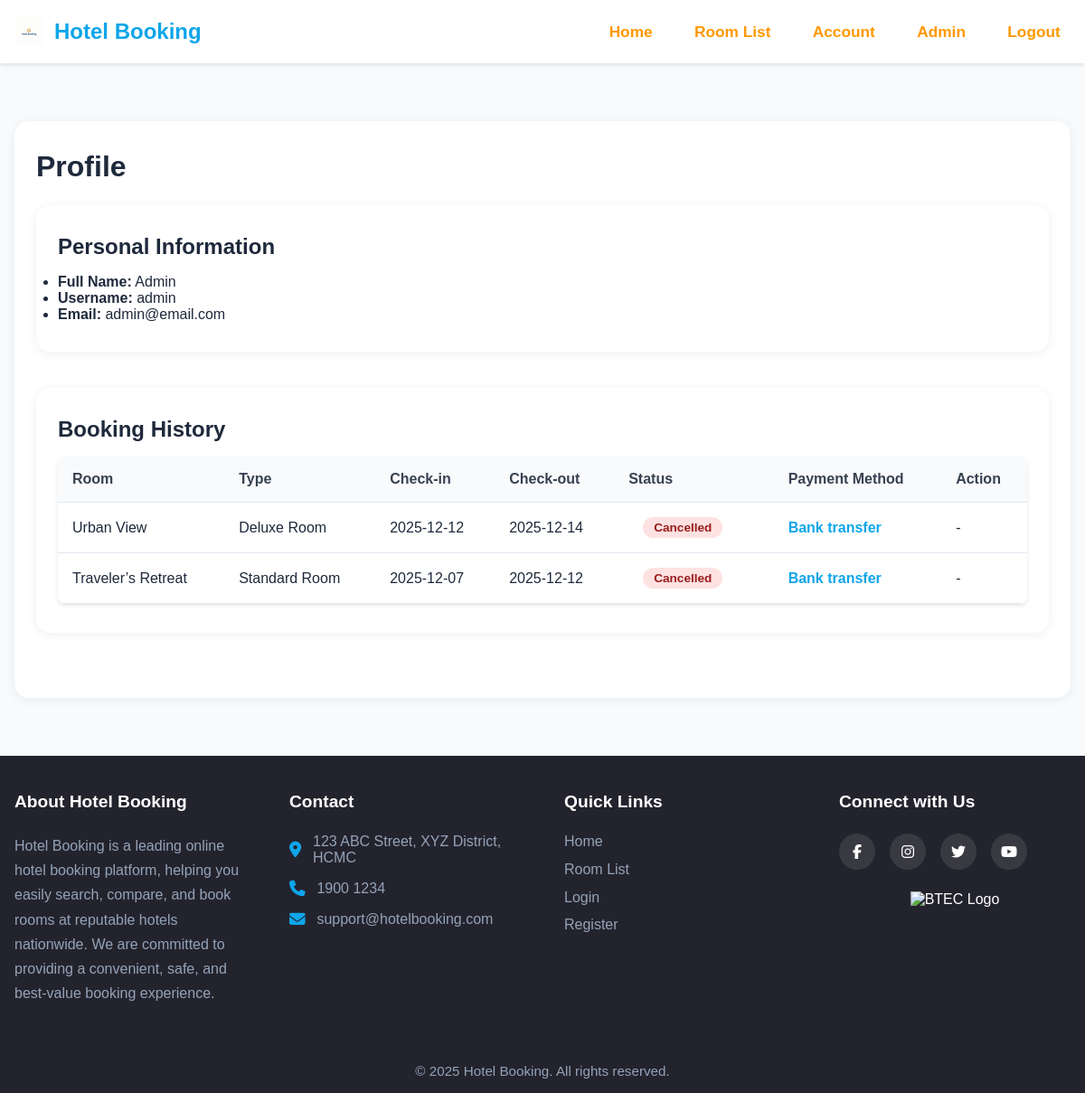
Page /hotel-booking/pages/profile.php (signed in) on the committed database.
### tables this page shows
CREATE TABLE `userr` (
  `UserID` int(11) NOT NULL,
  `RoleID` int(11) DEFAULT NULL,
  `FullName` varchar(100) DEFAULT NULL,
  `Username` varchar(50) NOT NULL,
  `Email` varchar(100) DEFAULT NULL,
  `PhoneNumber` varchar(20) DEFAULT NULL,
  `Password` varchar(255) DEFAULT NULL
);

CREATE TABLE `bookings` (
  `BookingID` int(11) NOT NULL,
  `RoomID` int(11) DEFAULT NULL,
  `UserID` int(11) DEFAULT NULL,
  `CheckInDate` date DEFAULT NULL,
  `CheckOutDate` date DEFAULT NULL,
  `Status` varchar(20) DEFAULT NULL,
  `CreatedAt` timestamp NOT NULL DEFAULT current_timestamp(),
  `Guests` int(11) DEFAULT 1,
  `SpecialRequest` text DEFAULT NULL,
  `GuestName` varchar(100) DEFAULT NULL,
  `GuestEmail` varchar(100) DEFAULT NULL,
  `GuestPhone` varchar(30) DEFAULT NULL,
  `GuestCountry` varchar(100) DEFAULT NULL,
  `PaymentMethod` varchar(50) DEFAULT NULL,
  `PaymentDate` datetime DEFAULT NULL
);

CREATE TABLE `rooms` (
  `RoomID` int(11) NOT NULL,
  `RoomTypeID` int(11) DEFAULT NULL,
  `BranchID` int(11) DEFAULT NULL,
  `RoomNumber` varchar(20) DEFAULT NULL,
  `Capacity` int(11) DEFAULT NULL,
  `PricePerNight` decimal(10,2) DEFAULT NULL,
  `Description` text DEFAULT NULL
);

CREATE TABLE `roomtypes` (
  `RoomTypeID` int(11) NOT NULL,
  `TypeName` varchar(50) DEFAULT NULL
);

### hotel-booking/pages/profile.php (the view, shortened to what this page needs)
<?php include '../includes/header.php'; ?>
<?php require_once '../config/db.php'; ?>
<?php
$user = $_SESSION['user'] ?? null;
$stmt = $pdo->prepare('SELECT * FROM userr WHERE UserID = ?');
$stmt->execute([$user['UserID']]);
$userInfo = $stmt->fetch();
$sql = "SELECT b.*, r.RoomNumber, rt.TypeName FROM bookings b
        JOIN rooms r ON b.RoomID = r.RoomID
        JOIN roomtypes rt ON r.RoomTypeID = rt.RoomTypeID
        WHERE b.UserID = ? ORDER BY b.CreatedAt DESC";
$stmt = $pdo->prepare($sql);
$stmt->execute([$user['UserID']]);
$bookings = $stmt->fetchAll();
function getBookingStatus($status, $checkIn) {
    if ($status == 'cancelled') return ['Cancelled', 'booked'];
    return ['Unknown', 'booked'];
}
?>
<main>
  <section class="profile-section">
    <h1>Profile</h1>
    <div class="profile-info">
      <h2>Personal Information</h2>
      <ul>
        <li><strong>Full Name:</strong> <?= htmlspecialchars($userInfo['FullName']) ?></li>
        <li><strong>Username:</strong> <?= htmlspecialchars($userInfo['Username']) ?></li>
        <li><strong>Email:</strong> <?= htmlspecialchars($userInfo['Email']) ?></li>
      </ul>
    </div>
    <div class="profile-history">
      <h2>Booking History</h2>
      <form method="post">
      <table class="history-table">
        <thead>
          <tr>
            <th>Room</th>
            <th>Type</th>
            <th>Check-in</th>
            <th>Check-out</th>
            <th>Status</th>
            <th>Payment Method</th>
            <th>Action</th>
          </tr>
        </thead>
        <tbody>
          <?php if (empty($bookings)): ?>
            <tr><td colspan="7" style="text-align:center; color:#64748b;">No bookings yet.</td></tr>
          <?php else: foreach ($bookings as $b): list($statusText, $statusClass) = getBookingStatus($b['Status'], $b['CheckInDate']); ?>
            <tr>
              <td><?= htmlspecialchars($b['RoomNumber']) ?></td>
              <td><?= htmlspecialchars($b['TypeName']) ?></td>
              <td><?= htmlspecialchars($b['CheckInDate']) ?></td>
              <td><?= htmlspecialchars($b['CheckOutDate']) ?></td>
              <td><span class="room-status <?= $statusClass ?>"><?= $statusText ?></span></td>
              <td>
                <?php if ($b['PaymentMethod']): ?>
                  <span style="color:#0ea5e9; font-weight:600;"><?= ucfirst(str_replace('_', ' ', $b['PaymentMethod'])) ?></span>
                <?php else: ?>
                  <span style="color:#64748b;">-</span>
                <?php endif; ?>
              </td>
              <td>
                <?php
                  $now = new DateTime();
                  $created = new DateTime($b['CreatedAt']);
                  $checkIn = new DateTime($b['CheckInDate']);
                  $diff = $now->getTimestamp() - $created->getTimestamp();
                  if ($b['Status'] === 'pending') {
                ?>
                  <a href="payment.php?booking_id=<?= $b['BookingID'] ?>" class="btn" style="background:#0ea5e9; color:#fff;">Pay Now</a>
                <?php } elseif ($b['Status'] !== 'cancelled' && $now < $checkIn && $diff <= 3600) { ?>
                  <button type="submit" name="cancel_booking_id" value="<?= $b['BookingID'] ?>" class="btn" style="background:#dc2626; color:#fff;">Cancel Booking</button>
                <?php } else { echo '-'; } ?>
              </td>
            </tr>
          <?php endforeach; endif; ?>
        </tbody>
      </table>
      </form>
    </div>
  </section>
</main>
<?php include '../includes/footer.php'; ?>

### hotel-booking/assets/style.css (style rules this page uses)
* { margin: 0; padding: 0; box-sizing: border-box; }
html { height: 100%; }
body { font-family: 'Poppins', Arial, Helvetica, sans-serif; background: #f8fafc; color: #1e293b; margin: 0; padding: 0; }
h1, h2, h3, h4, h5, h6 { font-family: 'Poppins', Arial, Helvetica, sans-serif; color: #ff9800; font-weight: 700; margin-top: 0; }
section, .card, .filter-section, .profile-info, .profile-history, .admin-stats, .admin-add-room, .admin-room-list, .admin-user-list, .admin-roomtype-list, .admin-branch-list, .admin-stats-advanced, .admin-admin-list { background: #fff; border-radius: 16px; box-shadow: 0 2px 12px rgba(30,41,59,0.07); margin-bottom: 2.5rem; padding: 2rem 1.5rem; }
.room-status.booked, .room-status.cancelled { color: #dc2626; font-weight: 600; }
.history-table th { background: #ff9800; color: #fff; font-weight: 700; border: none; }
.history-table td { border-bottom: 1px solid #e0e7ef; }
main { flex: 1; width: 100%; max-width: 1200px; margin: 0 auto; padding: 2rem 1rem; }
.room-status { display: inline-block; padding: 0.25rem 0.75rem; border-radius: 20px; font-size: 0.85rem; font-weight: 500; margin: 0 1rem; }
.room-status.booked { background: #fee2e2; color: #991b1b; }
.history-table { width: 100%; border-collapse: collapse; background: white; border-radius: 8px; overflow: hidden; box-shadow: 0 2px 4px rgba(0,0,0,0.1); }
.history-table th, .history-table td { padding: 1rem; text-align: left; border-bottom: 1px solid #e2e8f0; }
.history-table th { background: #f8fafc; font-weight: 600; color: #374151; }
section { margin: 2rem 0; }
section h1 { color: #1e293b; margin-bottom: 1.5rem; font-size: 2rem; }
section h2 { color: #1e293b; margin-bottom: 1rem; font-size: 1.5rem; }

### rows in the picture
userr: FullName "Admin", Username "admin", Email "admin@email.com"
bookings: RoomID.RoomNumber "Urban View", roomtypes.TypeName "Deluxe Room", CheckInDate "2025-12-12", CheckOutDate "2025-12-14", statusText "Cancelled", PaymentMethod "Bank transfer"
bookings: RoomID.RoomNumber "Traveler’s Retreat", roomtypes.TypeName "Standard Room", CheckInDate "2025-12-07", CheckOutDate "2025-12-12", statusText "Cancelled", PaymentMethod "Bank transfer"
